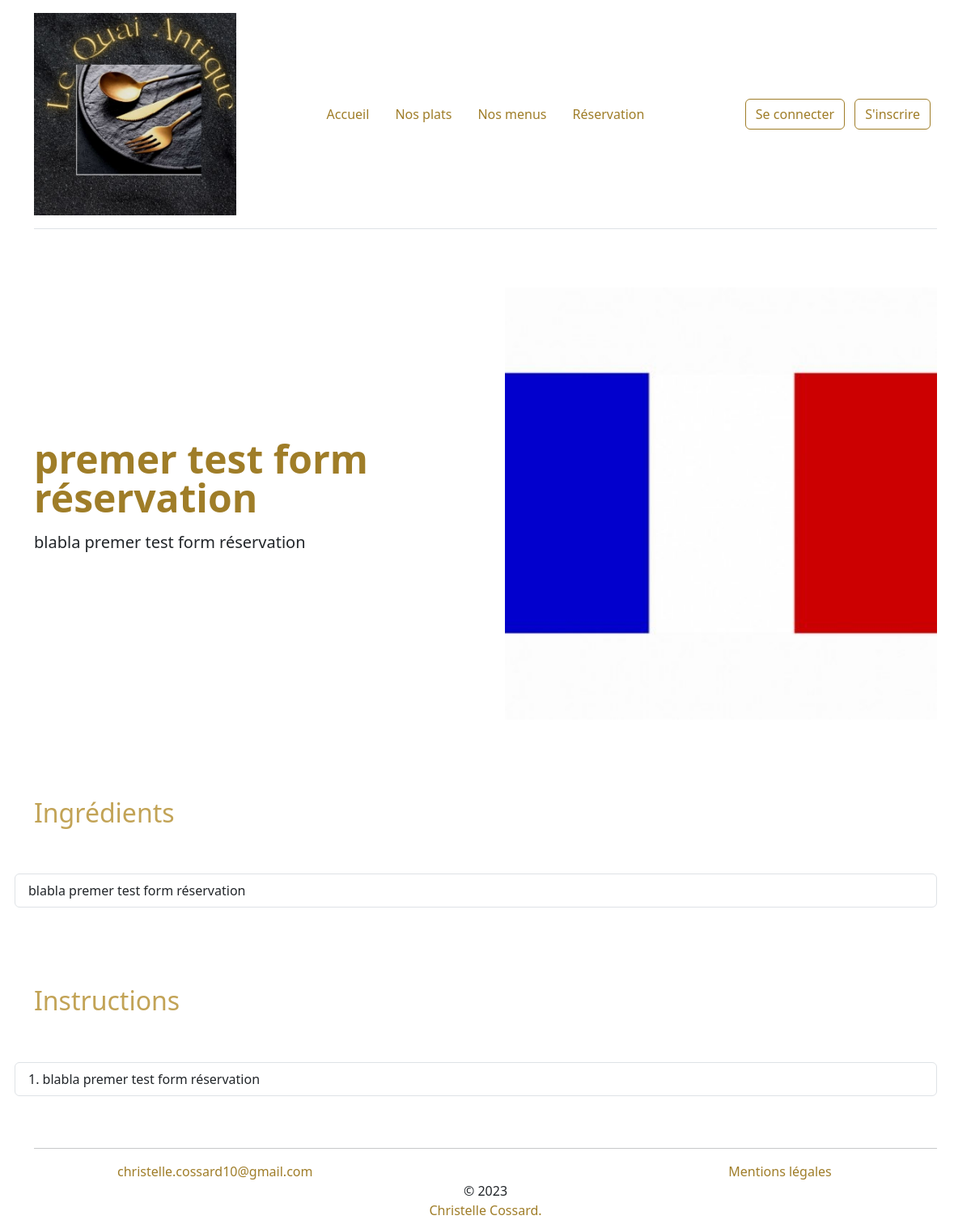
Screenshot of /plat.php?id=60 with the database file from the repository.
### tables this page shows
CREATE TABLE IF NOT EXISTS `dishes` (
  `id` int(11) NOT NULL AUTO_INCREMENT,
  `category_id` int(11) NOT NULL,
  `title` varchar(255) NOT NULL,
  `description` text NOT NULL,
  `ingredients` text NOT NULL,
  `instructions` text NOT NULL,
  `image` varchar(255) DEFAULT NULL,
  PRIMARY KEY (`id`),
  KEY `category_id` (`category_id`)
);

### lib/dish.php (called while the page is built, shortened)
<?php
function getDishById(PDO $pdo, int $id) {
    $query = $pdo->prepare("SELECT * FROM dishes WHERE id = :id");
    $query->bindParam(':id', $id, $pdo::PARAM_INT);
    $query->execute();
    $dish = $query->fetch();
    return $dish;
}
function getDishImage (string|null $image){
    if ($image == null) {
         return _ASSETS_IMAGES_FOLDER_.'dish_default.jpg';
    } else {
        return _DISHES_IMG_PATH_ . $image;
    }
    }

### lib/tools.php (called while the page is built, shortened)
<?php
function linesToArray(string $string) {
    return explode(PHP_EOL, $string);
}

### plat.php (the view, shortened to what this page needs)
<?php
require_once('templates/header.php');
require_once('lib/tools.php');
require_once('lib/dish.php');
require_once ('lib/pdo.php');
$id = (int)$_GET['id'];
$dish = getDishById($pdo, $id);
if ($dish) {
?>
<div class="row flex-lg-row-reverse align-items-center g-5 py-5">
    <div class="col-10 col-sm-8 col-lg-6">
    <img src="<?=getDishImage($dish['image']); ?>" class="d-block mx-lg-auto img-fluid" alt="<?=$dish['title']; ?>" width="700" height="500" loading="lazy">
    </div>
    <div class="col-lg-6">
        <h1 class="display-5 fw-bold lh-1 mb-3"><?=$dish['title']; ?></h1>
        <p class="lead"><?=$dish['description']; ?></p>
    </div>
</div>
<div class="row flex-lg-row-reverse align-items-center g-5 py-5">
        <h2>Ingrédients</h2>
        <?php
        $ingredients = linesToArray($dish['ingredients']);
    ?>
        <ul class="list-group">
            <?php foreach ($ingredients as $key => $ingredient) { ?>
                <li class="list-group-item"><?= $ingredient; ?></li>
            <?php } ?>
        </ul>
        </div>
    <div class="row flex-lg-row-reverse align-items-center g-5 py-5">
        <h2>Instructions</h2>
        <?php
    $instructions = linesToArray($dish['instructions']);
    ?>
        <ol class="list-group list-group-numbered">
            <?php foreach ($instructions as $instruction) { ?>
                <li class="list-group-item"><?= $instruction; ?></li>
            <?php } ?>
    </div>
    <?php } else { ?>
    <div class="row text-center my-5">
        <h1>Plat introuvable</h1>
    </div>
<?php } ?>
<?php
require_once('templates/footer.php');
?>

### css/style1.css (style rules this page uses)
:root { --primary: #9f7d28; --secondary: #b18a28c8; --success: #28a745; --danger: #dc3545; --warning: #e8ad19; --info: #17a2b8; --light: #f8f9fa; --dark: #343a40; --bs-nav-link-color: var(--primary); --bs-link-color: var(--primary); --bs-link-hover-color: var(--secondary); }
h1 { color: var(--primary); }
h2, h3 { color: var(--secondary); }

### rows the page displays
dishes: image (picture), title "premer test form réservation", description "blabla premer test form réservation", ingredients "blabla premer test form réservation", instructions "blabla premer test form réservation"

### other values shown
$value "Accueil"
$value "Nos plats"
$value "Nos menus"
$value "Réservation"
